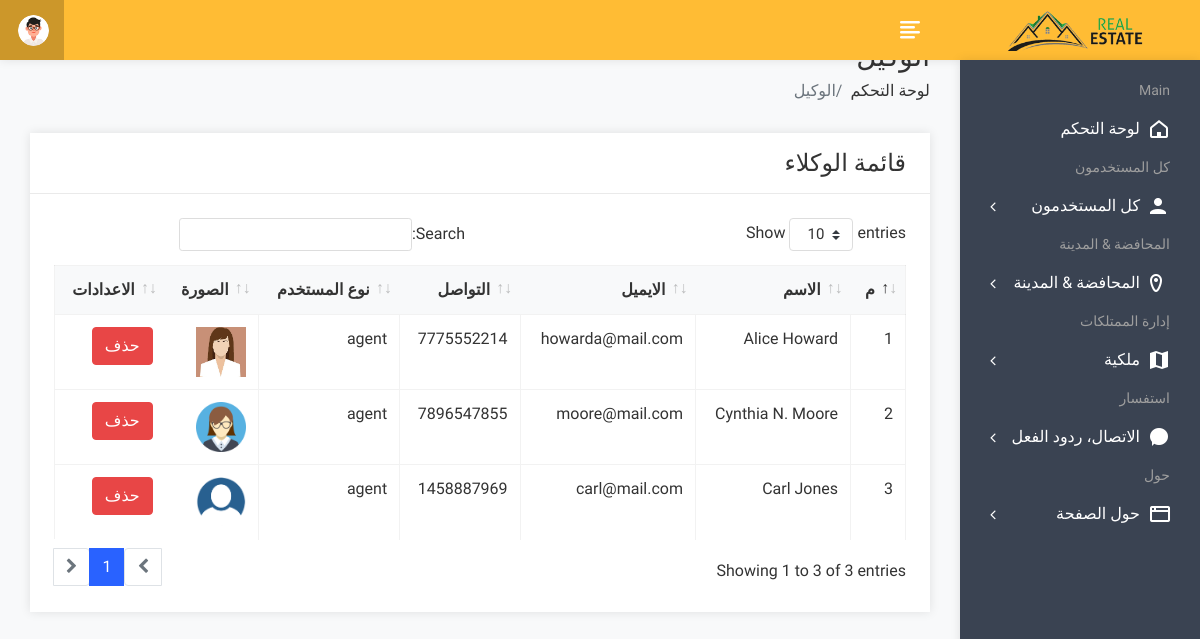
Page /admin/useragent.php (signed in) on the earlier database version.
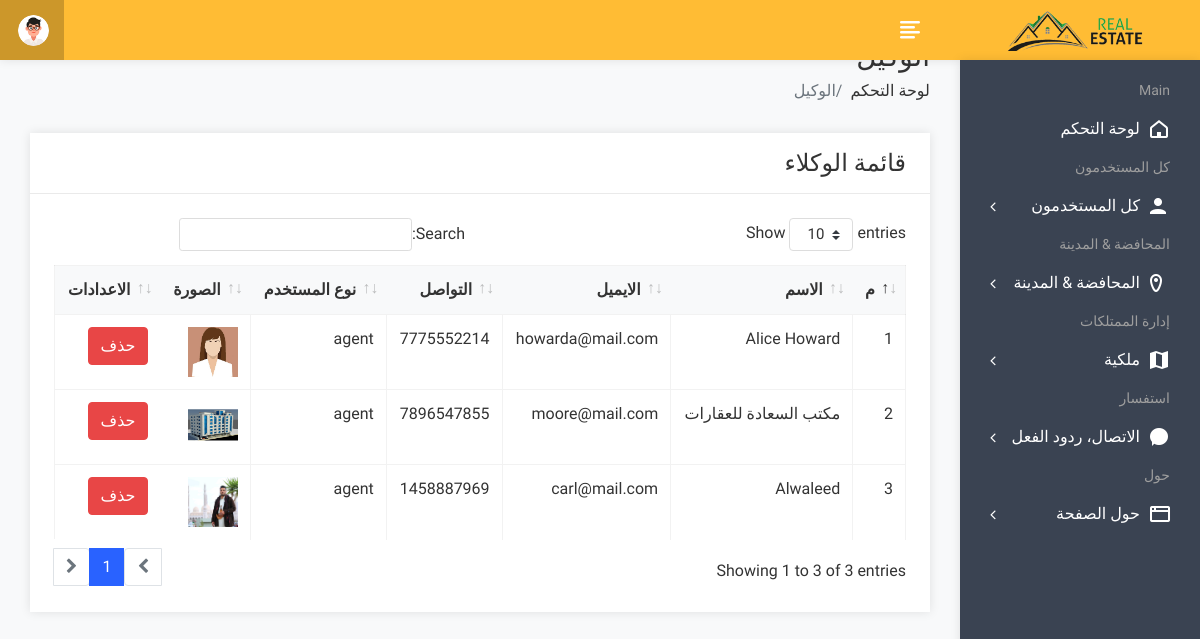
Same page on the later database version.
### tables this page shows
CREATE TABLE `user` (
  `uid` int(50) NOT NULL,
  `uname` varchar(100) NOT NULL,
  `uemail` varchar(100) NOT NULL,
  `uphone` varchar(20) NOT NULL,
  `upass` varchar(50) NOT NULL,
  `utype` varchar(50) NOT NULL,
  `uimage` varchar(300) NOT NULL,
  `allowed_number` int(11) DEFAULT NULL
);

### admin/useragent.php (the view, shortened to what this page needs)
<!DOCTYPE html>
<html lang="en">
<head>
        <link rel="stylesheet" href="assets/css/bootstrap.min.css">
        <link rel="stylesheet" href="assets/css/font-awesome.min.css">
        <link rel="stylesheet" href="assets/css/feathericon.min.css">
		<link rel="stylesheet" href="assets/plugins/datatables/dataTables.bootstrap4.min.css">
		<link rel="stylesheet" href="assets/plugins/datatables/responsive.bootstrap4.min.css">
		<link rel="stylesheet" href="assets/plugins/datatables/select.bootstrap4.min.css">
		<link rel="stylesheet" href="assets/plugins/datatables/buttons.bootstrap4.min.css">
        <link rel="stylesheet" href="assets/css/style.css">
    </head>
    <body>
				<?php include("header.php"); ?>
            <div class="page-wrapper">
                <div class="content container-fluid">
					<div class="page-header">
						<div class="row">
							<div class="col">
								<h3 class="page-title">الوكيل</h3>
								<ul class="breadcrumb">
									<li class="breadcrumb-item"><a href="dashboard.php">لوحة التحكم</a></li>
									<li class="breadcrumb-item active">الوكيل</li>
								</ul>
							</div>
						</div>
					</div>
					<div class="row">
						<div class="col-sm-12">
							<div class="card">
								<div class="card-header">
									<h4 class="card-title">قائمة الوكلاء</h4>
								</div>
								<div class="card-body">
									<table id="basic-datatable" class="table table-bordered table-hover">
                                            <thead>
                                                <tr>
                                                    <th>م</th>
                                                    <th>الاسم</th>
                                                    <th>الايميل</th>
                                                    <th>التواصل</th>
                                                    <th>نوع المستخدم</th>
													<th>الصورة</th>
                                                    <th>الاعدادات</th>
                                                </tr>
                                            </thead>
                                            <tbody>
											<?php
												$query=mysqli_query($con,"select * from user where utype='agent'");
												$cnt=1;
												while($row=mysqli_fetch_row($query))
													{
											?>
                                                <tr>
                                                    <td><?php echo $cnt; ?></td>
                                                    <td><?php echo $row['1']; ?></td>
                                                    <td><?php echo $row['2']; ?></td>
                                                    <td><?php echo $row['3']; ?></td>
                                                    <td><?php echo $row['5']; ?></td>
													<td><img src="user/<?php echo $row['6']; ?>" height="50px" width="50px"></td>
                                                    <td><a href="useragentdelete.php?id=<?php echo $row['0']; ?>"><button class="btn btn-danger">حذف</button></a></td>
                                                </tr>
                                                <?php
												$cnt=$cnt+1;
												}
												?>
                                            </tbody>
                                        </table>
								</div>
							</div>
						</div>
					</div>
				</div>
			</div>
    </body>
</html>

Differences in the rows shown:
changed user "moore@mail.com": uname "Cynthia N. Moore" → "مكتب السعادة للعقارات"; uimage: picture added in place of a placeholder
changed user "carl@mail.com": uname "Carl Jones" → "Alwaleed"; uimage: a different picture
